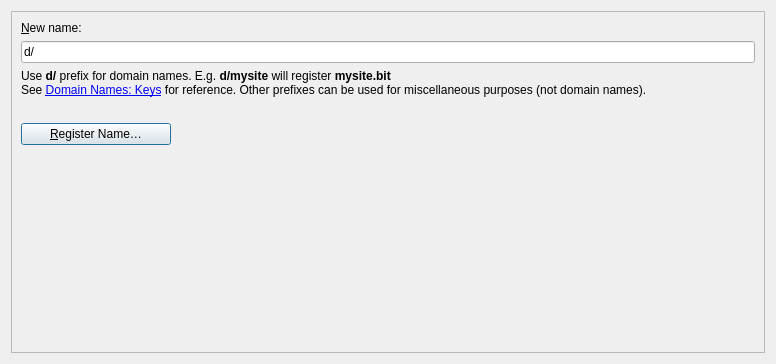
<?xml version="1.0" encoding="UTF-8"?>
<ui version="4.0">
 <class>BuyNamesPage</class>
 <widget class="QWidget" name="BuyNamesPage">
  <property name="geometry">
   <rect>
    <x>0</x>
    <y>0</y>
    <width>776</width>
    <height>364</height>
   </rect>
  </property>
  <layout class="QHBoxLayout" name="horizontalLayout">
   <item>
    <widget class="QFrame" name="frame2">
     <property name="sizePolicy">
      <sizepolicy hsizetype="Preferred" vsizetype="Expanding">
       <horstretch>0</horstretch>
       <verstretch>0</verstretch>
      </sizepolicy>
     </property>
     <property name="frameShape">
      <enum>QFrame::StyledPanel</enum>
     </property>
     <property name="frameShadow">
      <enum>QFrame::Sunken</enum>
     </property>
     <layout class="QVBoxLayout" name="verticalLayout">
      <item>
       <widget class="QLabel" name="label_4">
        <property name="sizePolicy">
         <sizepolicy hsizetype="Preferred" vsizetype="Maximum">
          <horstretch>0</horstretch>
          <verstretch>0</verstretch>
         </sizepolicy>
        </property>
        <property name="text">
         <string>&amp;New name:</string>
        </property>
        <property name="alignment">
         <set>Qt::AlignLeading|Qt::AlignLeft|Qt::AlignVCenter</set>
        </property>
        <property name="buddy">
         <cstring>registerName</cstring>
        </property>
       </widget>
      </item>
      <item>
       <widget class="QValidatedLineEdit" name="registerName">
        <property name="toolTip">
         <string>Enter a name to register it.</string>
        </property>
        <property name="text">
         <string>d/</string>
        </property>
       </widget>
      </item>
      <item>
       <widget class="QLabel" name="label">
        <property name="sizePolicy">
         <sizepolicy hsizetype="Preferred" vsizetype="Preferred">
          <horstretch>0</horstretch>
          <verstretch>0</verstretch>
         </sizepolicy>
        </property>
        <property name="text">
         <string>Use &lt;strong&gt;d/&lt;/strong&gt; prefix for domain names. E.g. &lt;strong&gt;d/mysite&lt;/strong&gt; will register &lt;strong&gt;mysite.bit&lt;/strong&gt;&lt;br&gt;See &lt;a href=&quot;https://github.com/bitcoinsilver/proposals/blob/master/ifa-0001.md#keys&quot;&gt;Domain Names: Keys&lt;/a&gt; for reference. Other prefixes can be used for miscellaneous purposes (not domain names).&lt;/p&gt;</string>
        </property>
        <property name="textFormat">
         <enum>Qt::RichText</enum>
        </property>
        <property name="wordWrap">
         <bool>true</bool>
        </property>
        <property name="openExternalLinks">
         <bool>true</bool>
        </property>
       </widget>
      </item>
      <item>
       <widget class="QLabel" name="statusLabel">
        <property name="sizePolicy">
         <sizepolicy hsizetype="Preferred" vsizetype="Preferred">
          <horstretch>0</horstretch>
          <verstretch>0</verstretch>
         </sizepolicy>
        </property>
        <property name="text">
         <string></string>
        </property>
        <property name="textFormat">
         <enum>Qt::PlainText</enum>
        </property>
        <property name="wordWrap">
         <bool>true</bool>
        </property>
       </widget>
      </item>
      <item>
       <widget class="QPushButton" name="registerNameButton">
        <property name="sizePolicy">
         <sizepolicy hsizetype="Fixed" vsizetype="Fixed">
          <horstretch>0</horstretch>
          <verstretch>0</verstretch>
         </sizepolicy>
        </property>
        <property name="minimumSize">
         <size>
          <width>150</width>
          <height>0</height>
         </size>
        </property>
        <property name="toolTip">
         <string>Register the name.  You must have already pre-registered it.</string>
        </property>
        <property name="text">
         <string>&amp;Register Name&#8230;</string>
        </property>
        <property name="icon">
         <iconset resource="../bitcoin.qrc">
          <normaloff>:/icons/send</normaloff>:/icons/send</iconset>
        </property>
        <property name="default">
         <bool>true</bool>
        </property>
       </widget>
      </item>
      <item>
       <spacer name="verticalSpacer">
        <property name="orientation">
         <enum>Qt::Vertical</enum>
        </property>
        <property name="sizeHint" stdset="0">
         <size>
          <width>20</width>
          <height>40</height>
         </size>
        </property>
       </spacer>
      </item>
     </layout>
    </widget>
   </item>
  </layout>
 </widget>
 <customwidgets>
  <customwidget>
   <class>QValidatedLineEdit</class>
   <extends>QLineEdit</extends>
   <header>qt/qvalidatedlineedit.h</header>
  </customwidget>
 </customwidgets>
 <resources>
  <include location="../bitcoin.qrc"/>
 </resources>
 <connections/>
</ui>
